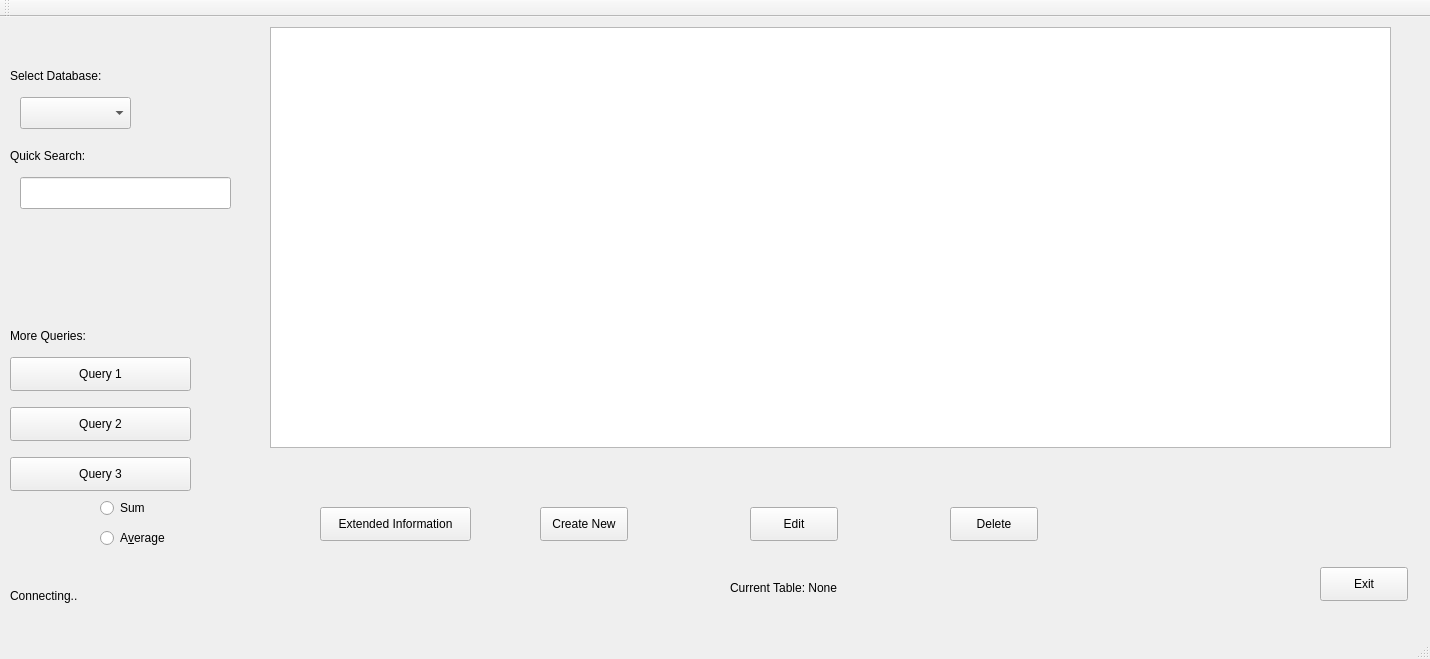
<?xml version="1.0" encoding="UTF-8"?>
<ui version="4.0">
 <class>MainWindow</class>
 <widget class="QMainWindow" name="MainWindow">
  <property name="geometry">
   <rect>
    <x>0</x>
    <y>0</y>
    <width>1430</width>
    <height>659</height>
   </rect>
  </property>
  <property name="windowTitle">
   <string>MainWindow</string>
  </property>
  <widget class="QWidget" name="centralWidget">
   <widget class="QLabel" name="label">
    <property name="geometry">
     <rect>
      <x>10</x>
      <y>570</y>
      <width>151</width>
      <height>18</height>
     </rect>
    </property>
    <property name="text">
     <string>Connecting..</string>
    </property>
   </widget>
   <widget class="QTableView" name="tableView">
    <property name="geometry">
     <rect>
      <x>270</x>
      <y>10</y>
      <width>1121</width>
      <height>421</height>
     </rect>
    </property>
    <property name="frameShadow">
     <enum>QFrame::Sunken</enum>
    </property>
    <attribute name="horizontalHeaderCascadingSectionResizes">
     <bool>true</bool>
    </attribute>
    <attribute name="verticalHeaderCascadingSectionResizes">
     <bool>false</bool>
    </attribute>
   </widget>
   <widget class="QComboBox" name="comboBox">
    <property name="geometry">
     <rect>
      <x>20</x>
      <y>80</y>
      <width>111</width>
      <height>32</height>
     </rect>
    </property>
   </widget>
   <widget class="QLabel" name="label_2">
    <property name="geometry">
     <rect>
      <x>10</x>
      <y>50</y>
      <width>101</width>
      <height>18</height>
     </rect>
    </property>
    <property name="text">
     <string>Select Database:</string>
    </property>
   </widget>
   <widget class="QLabel" name="dbLabel">
    <property name="geometry">
     <rect>
      <x>730</x>
      <y>560</y>
      <width>281</width>
      <height>21</height>
     </rect>
    </property>
    <property name="text">
     <string>Current Table: None</string>
    </property>
   </widget>
   <widget class="QPushButton" name="createButton">
    <property name="geometry">
     <rect>
      <x>540</x>
      <y>490</y>
      <width>88</width>
      <height>34</height>
     </rect>
    </property>
    <property name="text">
     <string>Create New</string>
    </property>
   </widget>
   <widget class="QPushButton" name="editButton">
    <property name="geometry">
     <rect>
      <x>750</x>
      <y>490</y>
      <width>88</width>
      <height>34</height>
     </rect>
    </property>
    <property name="text">
     <string>Edit</string>
    </property>
   </widget>
   <widget class="QPushButton" name="deleteButton">
    <property name="geometry">
     <rect>
      <x>950</x>
      <y>490</y>
      <width>88</width>
      <height>34</height>
     </rect>
    </property>
    <property name="text">
     <string>Delete</string>
    </property>
   </widget>
   <widget class="QLabel" name="errors">
    <property name="geometry">
     <rect>
      <x>270</x>
      <y>450</y>
      <width>1121</width>
      <height>20</height>
     </rect>
    </property>
    <property name="text">
     <string/>
    </property>
   </widget>
   <widget class="QLineEdit" name="quickSearch">
    <property name="geometry">
     <rect>
      <x>20</x>
      <y>160</y>
      <width>211</width>
      <height>32</height>
     </rect>
    </property>
    <property name="text">
     <string/>
    </property>
   </widget>
   <widget class="QLabel" name="label_3">
    <property name="geometry">
     <rect>
      <x>10</x>
      <y>130</y>
      <width>101</width>
      <height>18</height>
     </rect>
    </property>
    <property name="text">
     <string>Quick Search:</string>
    </property>
   </widget>
   <widget class="QPushButton" name="extInfo">
    <property name="geometry">
     <rect>
      <x>320</x>
      <y>490</y>
      <width>151</width>
      <height>34</height>
     </rect>
    </property>
    <property name="text">
     <string>Extended Information</string>
    </property>
   </widget>
   <widget class="QPushButton" name="qry1Btn">
    <property name="geometry">
     <rect>
      <x>10</x>
      <y>340</y>
      <width>181</width>
      <height>34</height>
     </rect>
    </property>
    <property name="toolTip">
     <string/>
    </property>
    <property name="text">
     <string>Query 1</string>
    </property>
   </widget>
   <widget class="QPushButton" name="qry2Btn">
    <property name="geometry">
     <rect>
      <x>10</x>
      <y>390</y>
      <width>181</width>
      <height>34</height>
     </rect>
    </property>
    <property name="text">
     <string>Query 2</string>
    </property>
   </widget>
   <widget class="QLabel" name="label_4">
    <property name="geometry">
     <rect>
      <x>10</x>
      <y>310</y>
      <width>101</width>
      <height>18</height>
     </rect>
    </property>
    <property name="text">
     <string>More Queries:</string>
    </property>
   </widget>
   <widget class="QPushButton" name="qry3Btn">
    <property name="geometry">
     <rect>
      <x>10</x>
      <y>440</y>
      <width>181</width>
      <height>34</height>
     </rect>
    </property>
    <property name="text">
     <string>Query 3</string>
    </property>
   </widget>
   <widget class="QRadioButton" name="radioButton">
    <property name="geometry">
     <rect>
      <x>100</x>
      <y>480</y>
      <width>104</width>
      <height>22</height>
     </rect>
    </property>
    <property name="text">
     <string>Sum</string>
    </property>
   </widget>
   <widget class="QRadioButton" name="radioButton_2">
    <property name="geometry">
     <rect>
      <x>100</x>
      <y>510</y>
      <width>104</width>
      <height>22</height>
     </rect>
    </property>
    <property name="text">
     <string>A&amp;verage</string>
    </property>
   </widget>
   <widget class="QPushButton" name="exitBtn">
    <property name="geometry">
     <rect>
      <x>1320</x>
      <y>550</y>
      <width>88</width>
      <height>34</height>
     </rect>
    </property>
    <property name="text">
     <string>Exit</string>
    </property>
   </widget>
  </widget>
  <widget class="QMenuBar" name="menuBar">
   <property name="geometry">
    <rect>
     <x>0</x>
     <y>0</y>
     <width>1430</width>
     <height>30</height>
    </rect>
   </property>
  </widget>
  <widget class="QToolBar" name="mainToolBar">
   <attribute name="toolBarArea">
    <enum>TopToolBarArea</enum>
   </attribute>
   <attribute name="toolBarBreak">
    <bool>false</bool>
   </attribute>
  </widget>
  <widget class="QStatusBar" name="statusBar"/>
 </widget>
 <layoutdefault spacing="6" margin="11"/>
 <resources/>
 <connections/>
</ui>
